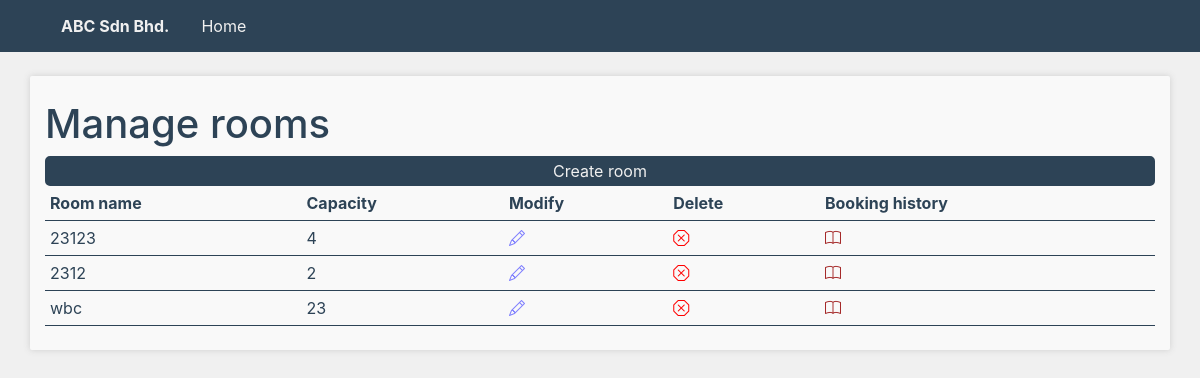
The page /roomManagement on the database as committed earlier.
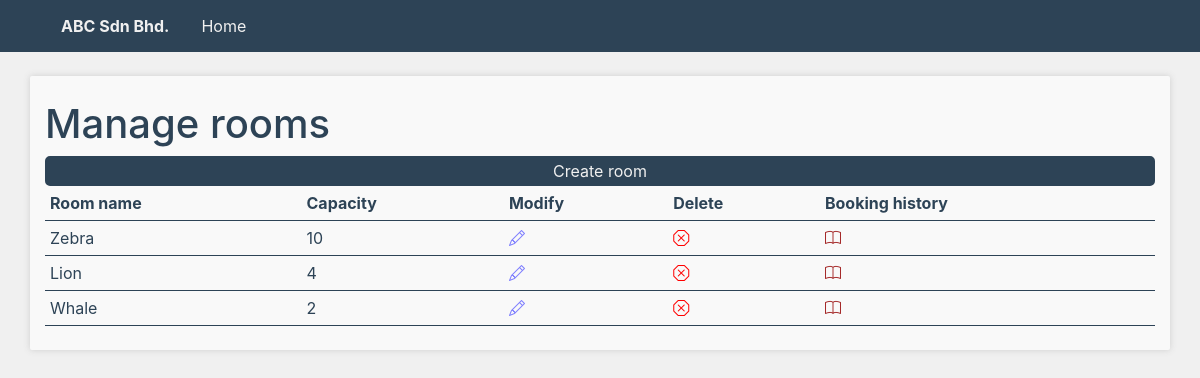
The same page on the database as committed later.
### rooms/models.py (models this page shows, shortened)
class Room(models.Model):
    roomName = models.CharField(max_length=50, unique=True)
    capacity = models.IntegerField(default=0)
    createdAt = models.DateTimeField(auto_now_add=True)

### rooms/views.py (the view)
# urls.py: path('', roomManagementView, name='roomManagement'),
def roomManagementView(request):
    rooms = Room.objects.all()
    context = {'rooms' : rooms}
    return render(request, "roomManagement.html", context)

### templates/roomManagement.html (shortened to what this page needs)
{% extends 'base.html' %}
{% block content %}
<br>
<div class="container py-4 boxColor boxShadow">
    <h1>Manage rooms</h1>
    <button><a href="{% url 'createRoom' %}">Create room </a></button>
    <table class="dataTable">
        <tr style="font-weight:bold">
            <th>Room name</th>
            <th>Capacity</th>
            <th>Modify</th>
            <th>Delete</th>
            <th>Booking history </th>
        </tr>
        {% for room in rooms %}
            <tr>
                <td>{{room.roomName}}</td>
                <td>{{room.capacity}}</td>
                <td><a href="roomManagement/modify/{{room.id}}"><i class="bi bi-pencil"></i></a></td>
                <td><a href="roomManagement/deleteRoom/{{room.id}}"><i class="bi bi-x-octagon" style='color:red'></i></a></td>
                <td><a href=""><i class="bi bi-book" style="color:brown"></i></a></td>
            </tr>
        {% endfor %}
    </table>
</div>
{% endblock %}

Rows that differ between the two databases and show on the page:
removed Room: roomName "23123", capacity "4"
removed Room: roomName "2312", capacity "2"
removed Room: roomName "wbc", capacity "23"
added Room: roomName "Zebra", capacity "10"
added Room: roomName "Lion", capacity "4"
added Room: roomName "Whale", capacity "2"
